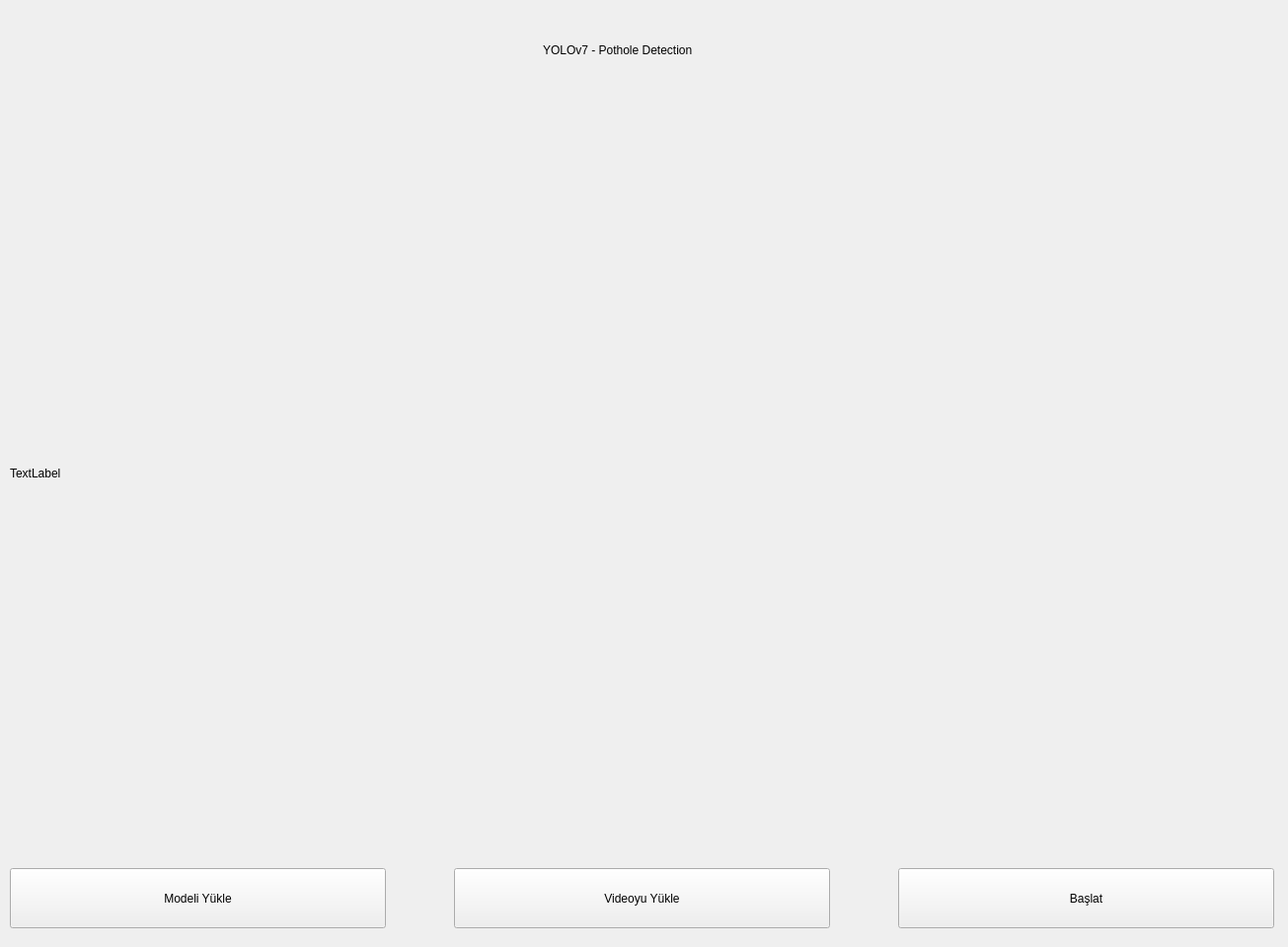
<?xml version="1.0" encoding="UTF-8"?>
<ui version="4.0">
 <class>MainWindow</class>
 <widget class="QMainWindow" name="MainWindow">
  <property name="geometry">
   <rect>
    <x>0</x>
    <y>0</y>
    <width>1305</width>
    <height>960</height>
   </rect>
  </property>
  <property name="sizePolicy">
   <sizepolicy hsizetype="Maximum" vsizetype="Maximum">
    <horstretch>0</horstretch>
    <verstretch>0</verstretch>
   </sizepolicy>
  </property>
  <property name="maximumSize">
   <size>
    <width>1305</width>
    <height>960</height>
   </size>
  </property>
  <property name="windowTitle">
   <string>MainWindow</string>
  </property>
  <widget class="QWidget" name="centralwidget">
   <widget class="QPushButton" name="trtButton">
    <property name="geometry">
     <rect>
      <x>10</x>
      <y>880</y>
      <width>381</width>
      <height>61</height>
     </rect>
    </property>
    <property name="text">
     <string>Modeli Yükle</string>
    </property>
   </widget>
   <widget class="QLabel" name="label">
    <property name="geometry">
     <rect>
      <x>10</x>
      <y>120</y>
      <width>1280</width>
      <height>720</height>
     </rect>
    </property>
    <property name="text">
     <string>TextLabel</string>
    </property>
   </widget>
   <widget class="QPushButton" name="videoButton">
    <property name="geometry">
     <rect>
      <x>460</x>
      <y>880</y>
      <width>381</width>
      <height>61</height>
     </rect>
    </property>
    <property name="sizePolicy">
     <sizepolicy hsizetype="Fixed" vsizetype="Fixed">
      <horstretch>0</horstretch>
      <verstretch>0</verstretch>
     </sizepolicy>
    </property>
    <property name="text">
     <string>Videoyu Yükle</string>
    </property>
   </widget>
   <widget class="QPushButton" name="startButton">
    <property name="geometry">
     <rect>
      <x>910</x>
      <y>880</y>
      <width>381</width>
      <height>61</height>
     </rect>
    </property>
    <property name="text">
     <string>Başlat</string>
    </property>
   </widget>
   <widget class="QLabel" name="label_2">
    <property name="geometry">
     <rect>
      <x>550</x>
      <y>0</y>
      <width>191</width>
      <height>101</height>
     </rect>
    </property>
    <property name="text">
     <string>YOLOv7 - Pothole Detection</string>
    </property>
   </widget>
  </widget>
 </widget>
 <resources/>
 <connections/>
 <slots>
  <slot>secondfileBrowser()</slot>
  <slot>fileBrowser()</slot>
 </slots>
</ui>
